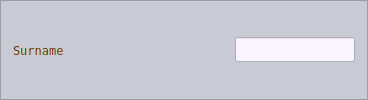
                 <widget class="QFrame" name="frame_4">
                  <property name="maximumSize">
                   <size>
                    <width>600</width>
                    <height>16777215</height>
                   </size>
                  </property>
                  <property name="styleSheet">
                   <string notr="true">background-color: rgb(200, 202, 214);</string>
                  </property>
                  <property name="frameShape">
                   <enum>QFrame::StyledPanel</enum>
                  </property>
                  <property name="frameShadow">
                   <enum>QFrame::Raised</enum>
                  </property>
                  <layout class="QHBoxLayout" name="horizontalLayout_7">
                   <property name="leftMargin">
                    <number>3</number>
                   </property>
                   <property name="topMargin">
                    <number>3</number>
                   </property>
                   <property name="rightMargin">
                    <number>3</number>
                   </property>
                   <property name="bottomMargin">
                    <number>3</number>
                   </property>
                   <item>
                    <widget class="QFrame" name="frame_19">
                     <property name="frameShape">
                      <enum>QFrame::NoFrame</enum>
                     </property>
                     <property name="frameShadow">
                      <enum>QFrame::Raised</enum>
                     </property>
                     <layout class="QVBoxLayout" name="verticalLayout_11">
                      <item>
                       <widget class="QLabel" name="l_surname">
                        <property name="minimumSize">
                         <size>
                          <width>125</width>
                          <height>0</height>
                         </size>
                        </property>
                        <property name="maximumSize">
                         <size>
                          <width>125</width>
                          <height>16777215</height>
                         </size>
                        </property>
                        <property name="font">
                         <font>
                          <family>Fixedsys</family>
                         </font>
                        </property>
                        <property name="styleSheet">
                         <string notr="true">color: qlineargradient(spread:reflect, x1:0, y1:0.534, x2:1, y2:0.523, stop:0 rgba(0, 142, 0, 255), stop:0.513812 rgba(0, 0, 0, 255), stop:1 rgba(255, 0, 0, 255));</string>
                        </property>
                        <property name="text">
                         <string>Surname</string>
                        </property>
                       </widget>
                      </item>
                     </layout>
                    </widget>
                   </item>
                   <item>
                    <widget class="QFrame" name="frame_20">
                     <property name="frameShape">
                      <enum>QFrame::NoFrame</enum>
                     </property>
                     <property name="frameShadow">
                      <enum>QFrame::Raised</enum>
                     </property>
                     <layout class="QVBoxLayout" name="verticalLayout_9">
                      <property name="leftMargin">
                       <number>82</number>
                      </property>
                      <item>
                       <widget class="QLineEdit" name="le_surname">
                        <property name="minimumSize">
                         <size>
                          <width>120</width>
                          <height>25</height>
                         </size>
                        </property>
                        <property name="maximumSize">
                         <size>
                          <width>120</width>
                          <height>25</height>
                         </size>
                        </property>
                        <property name="styleSheet">
                         <string notr="true">color: qlineargradient(spread:reflect, x1:0, y1:0.534, x2:1, y2:0.523, stop:0 rgba(0, 142, 0, 255), stop:0.513812 rgba(0, 0, 0, 255), stop:1 rgba(255, 0, 0, 255));
background-color: rgb(250, 244, 255);</string>
                        </property>
                        <property name="alignment">
                         <set>Qt::AlignCenter</set>
                        </property>
                       </widget>
                      </item>
                     </layout>
                    </widget>
                   </item>
                  </layout>
                 </widget>
